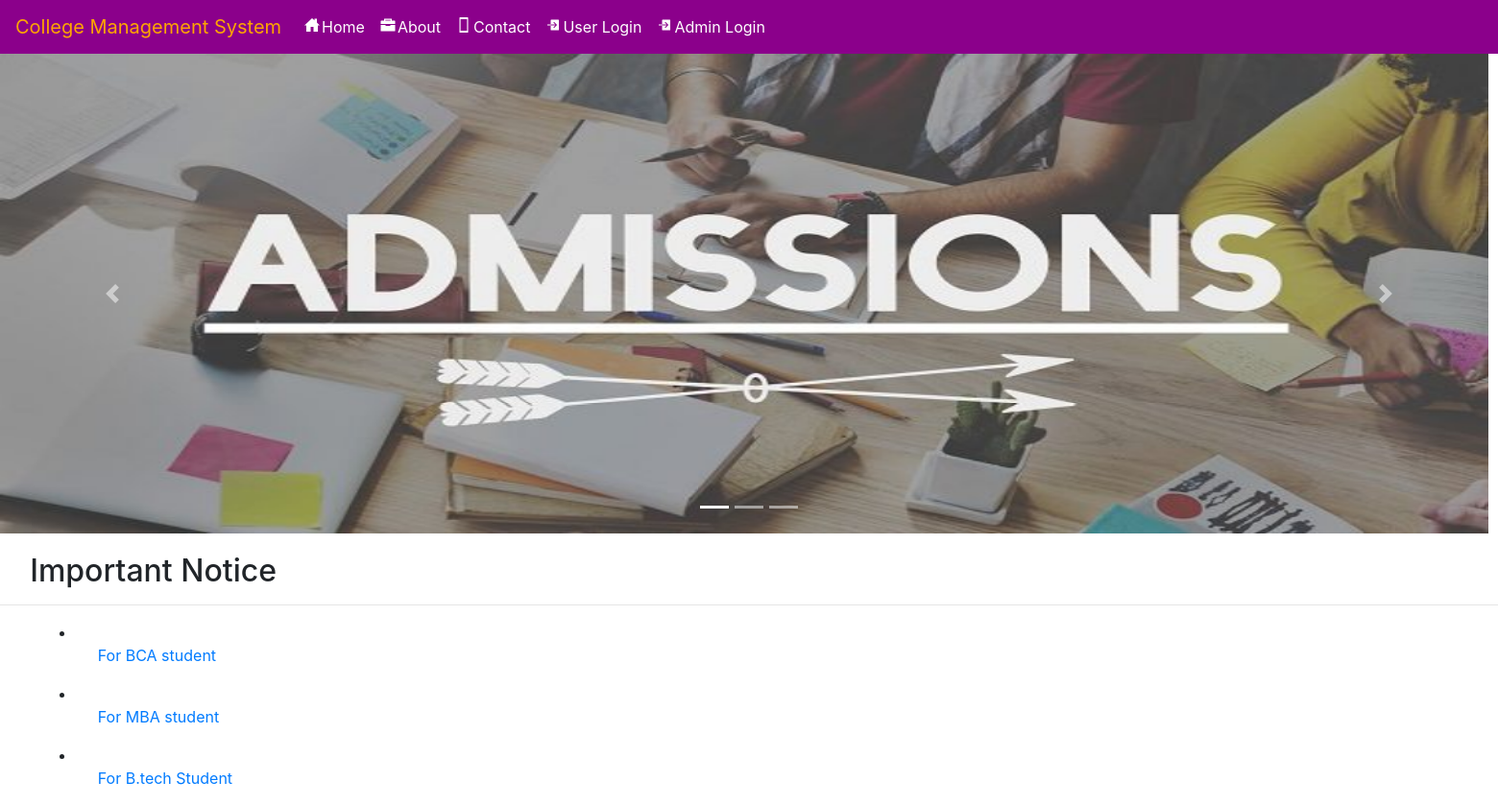
The page / on the database its author committed.
### college/models.py (models this page shows, shortened)
class Notice(models.Model):
    title = models.CharField(max_length=100,null=True)
    desc = models.TextField(null=True)
    Date1 = models.DateField(null=True)

### college/views.py (the view)
# urls.py: 2. Add a URL to urlpatterns:  path('', views.home, name='home')
def home(request):
    notice = Notice.objects.all()
    d = {'notice': notice}
    return render(request,'carousel.html',d)

### college/templates/carousel.html (shortened to what this page needs)
{% extends 'navigation.html' %}
{% load static %}
{% block body %}
<div id="demo" class="carousel slide" data-ride="carousel">
  <ul class="carousel-indicators">
    <li data-target="#demo" data-slide-to="0" class="active"></li>
    <li data-target="#demo" data-slide-to="1"></li>
    <li data-target="#demo" data-slide-to="2"></li>
  </ul>
  <div class="carousel-inner" style="width:1550px;height:500px">
    <div class="carousel-item active">
      <img src="{% static 'images/college1.jpg' %}" alt="Los Angeles" style="height:500px">
    </div>
  </div>
  <a class="carousel-control-prev" href="#demo" data-slide="prev">
    <span class="carousel-control-prev-icon"></span>
  </a>
  <a class="carousel-control-next" href="#demo" data-slide="next">
    <span class="carousel-control-next-icon"></span>
  </a>
</div>
<h2 style="margin-top:20px;margin-left:2%">Important Notice</h2><hr>
<div  class="container-fluid" style="margin-left:3%">
    {% for i in notice %}
  <li>
    <ol><a href="{% url 'view_notice' i.id %}">{{i.title}}</a></ol>
  </li>
    {% endfor %}
</div>
{% endblock %}

### college/templates/navigation.html (style rules this page uses)
* { box-sizing: border-box; }
.carousel-inner img { width: 100%; height: 100%; }

### rows shown on the page
Notice: title "For BCA student"
Notice: title "For MBA student"
Notice: title "For B.tech Student"
